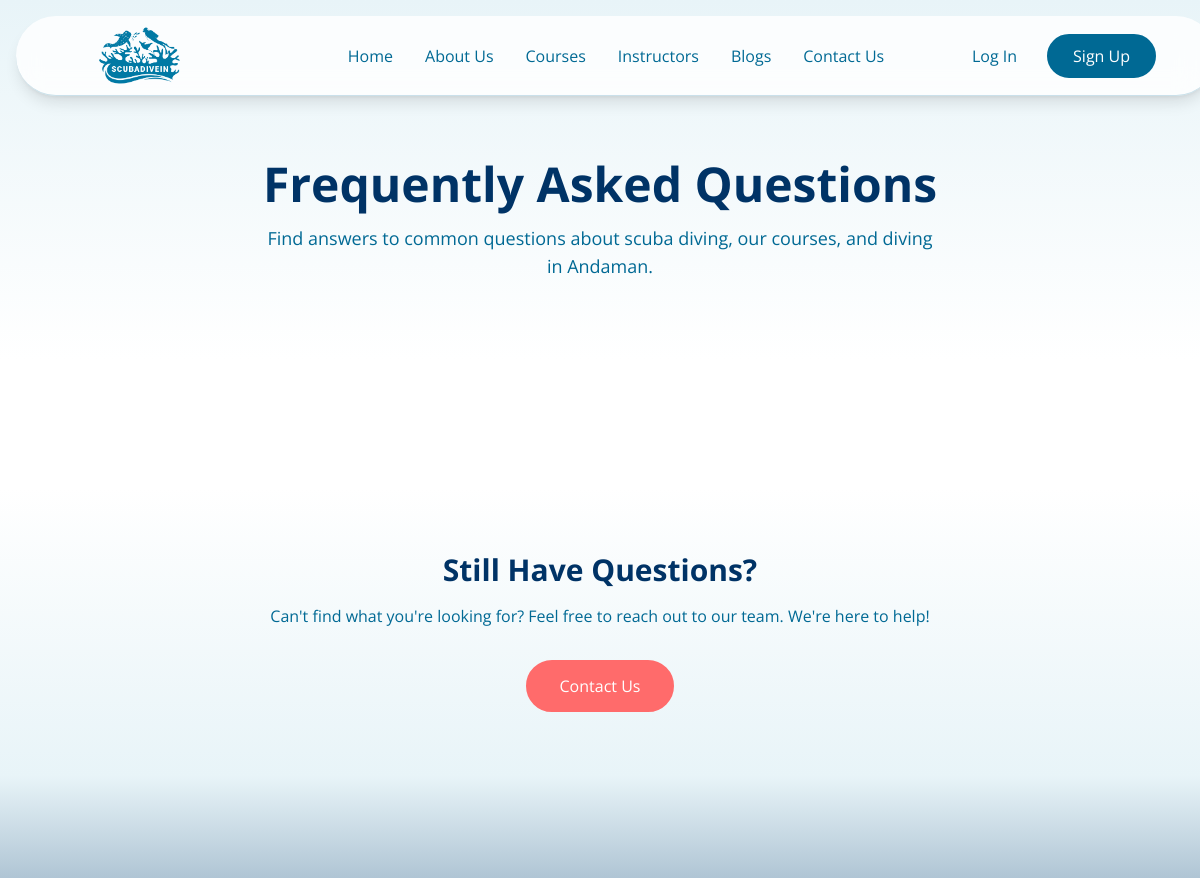
Page /faq/ (upper part) on the earlier database version.
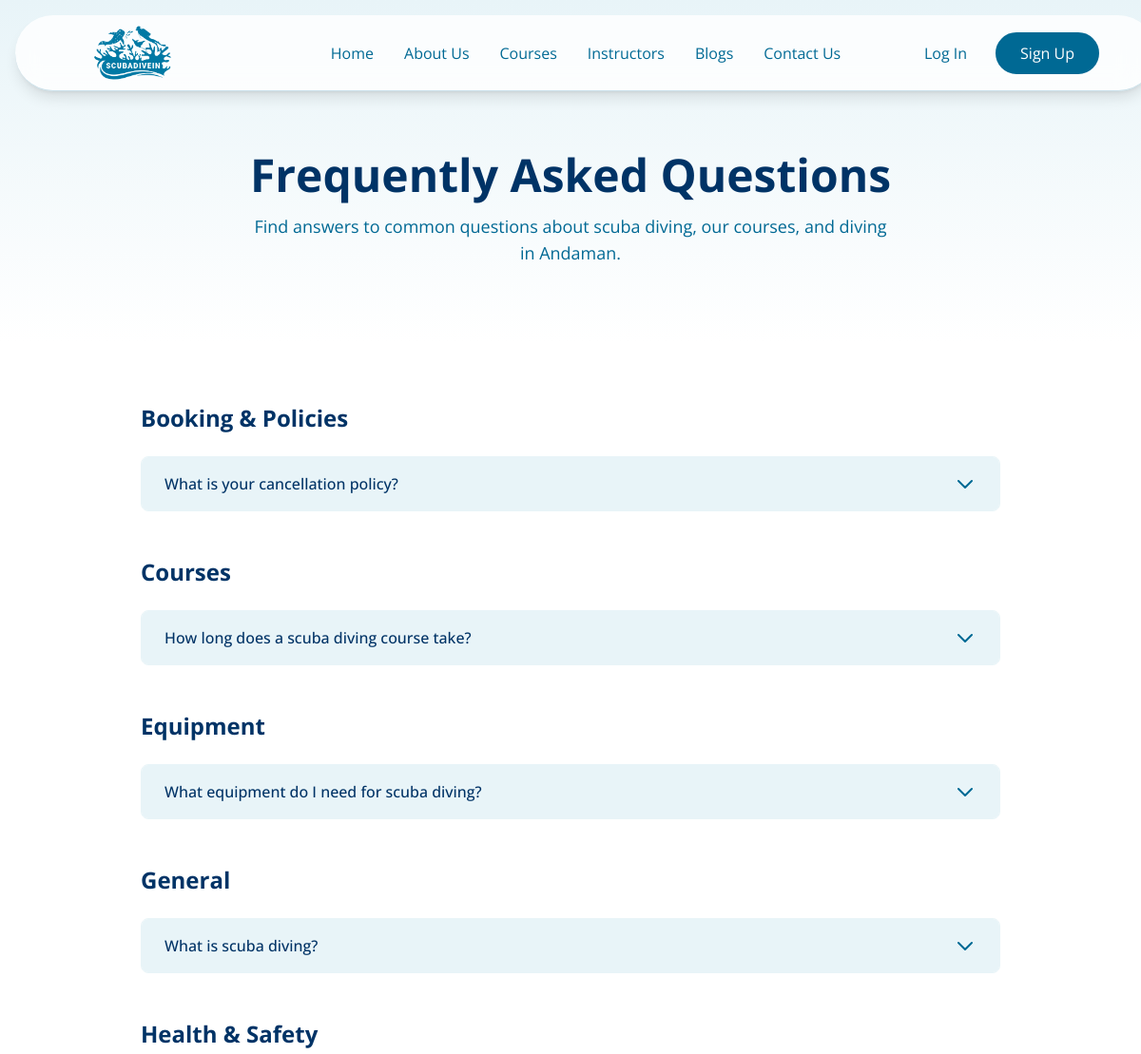
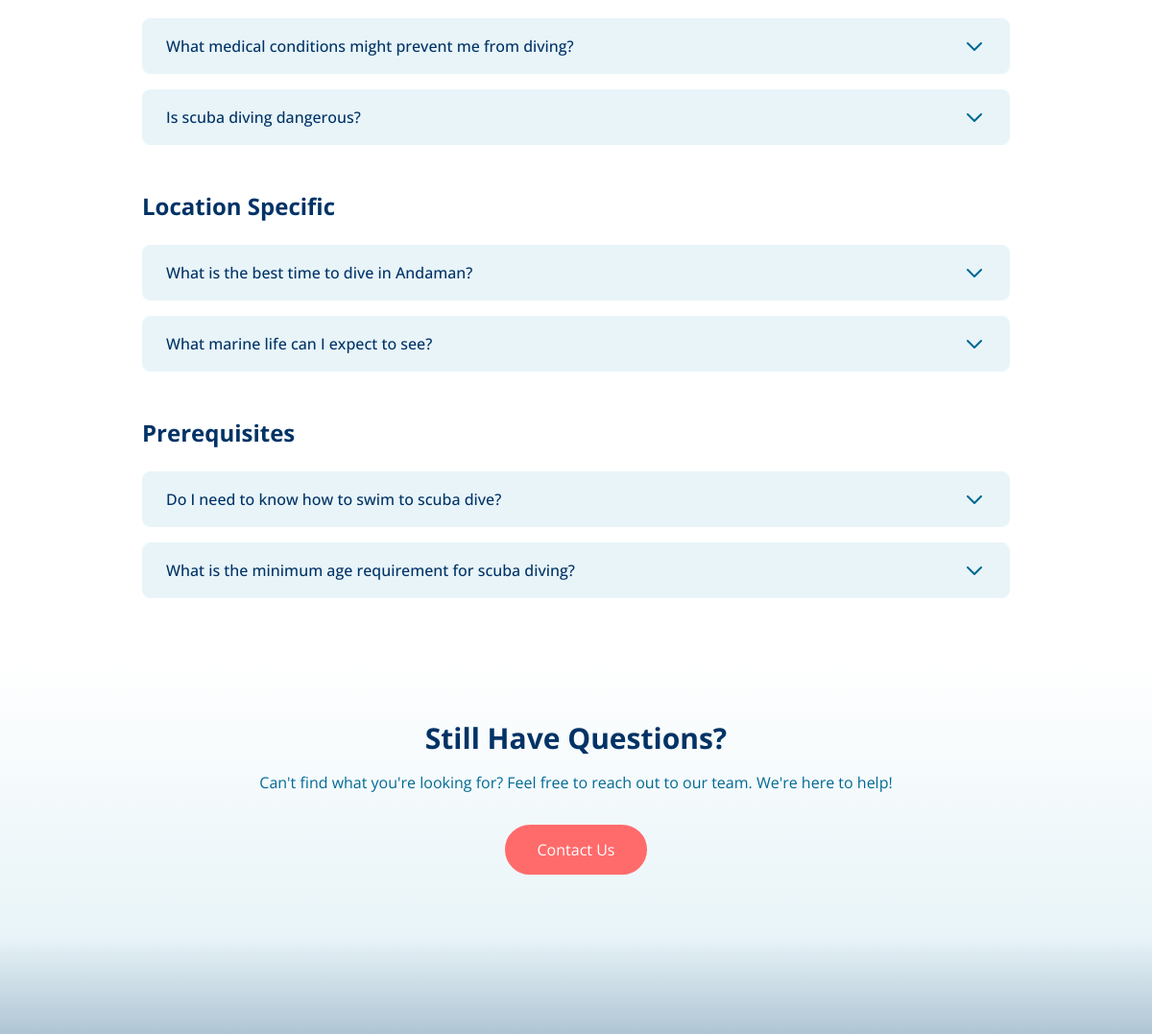
Same page on the later database version (2 pictures, top to bottom).
### mainSite/models.py (models this page shows, shortened)
class FAQ(models.Model):
    question = models.CharField(max_length=500)
    answer = models.TextField()
    category = models.CharField(max_length=100, blank=True)
    order = models.IntegerField(default=0)
    is_active = models.BooleanField(default=True)
    created_at = models.DateTimeField(auto_now_add=True)
    updated_at = models.DateTimeField(auto_now=True)
    class Meta:
        ordering = ['order', 'created_at']
        verbose_name = 'FAQ'
        verbose_name_plural = 'FAQs'

### mainSite/views.py (the view)
# urls.py: path('faq/', views.faq_page, name='faqPage'),
def faq_page(request):
    faqs = FAQ.objects.filter(is_active=True).order_by('category', 'order')
    faq_by_category = {}
    for faq in faqs:
        if faq.category not in faq_by_category:
            faq_by_category[faq.category] = []
        faq_by_category[faq.category].append(faq)
    context = {
        'faq_by_category': faq_by_category,
        'page_title': 'Frequently Asked Questions - ScubaDiveIn',
        'page_description': 'Find answers to common questions about scuba diving, courses, equipment, and diving in Andaman.'
    }
    return render(request, 'mainSite/faq.html', context)

### templates/mainSite/faq.html (shortened to what this page needs)
{% extends 'base.html' %}
{% load static %}
{% block content %}
<section class="relative pt-32 pb-16 md:pt-40 md:pb-20 bg-gradient-to-b from-wave to-white">
    <div class="container mx-auto px-[5%]">
        <div class="text-center">
            <h1 class="text-4xl md:text-5xl font-bold text-deep-blue mb-4">Frequently Asked Questions</h1>
            <p class="text-ocean-blue text-lg max-w-2xl mx-auto">Find answers to common questions about scuba diving, our courses, and diving in Andaman.</p>
        </div>
    </div>
</section>
<section class="py-16 bg-white">
    <div class="container mx-auto px-[5%]">
        {% for category, faqs in faq_by_category.items %}
        <div class="mb-12 last:mb-0">
            <h2 class="text-2xl font-bold text-deep-blue mb-6">{{ category }}</h2>
            <div class="space-y-4">
                {% for faq in faqs %}
                <div class="border border-wave rounded-lg overflow-hidden">
                    <button class="faq-toggle w-full text-left px-6 py-4 bg-wave hover:bg-wave/80 transition-colors flex items-center justify-between">
                        <span class="text-deep-blue font-medium pr-8">{{ faq.question }}</span>
                        <svg class="w-6 h-6 text-ocean-blue transform transition-transform" fill="none" stroke="currentColor" viewBox="0 0 24 24">
                            <path stroke-linecap="round" stroke-linejoin="round" stroke-width="2" d="M19 9l-7 7-7-7"></path>
                        </svg>
                    </button>
                </div>
                {% endfor %}
            </div>
        </div>
        {% endfor %}
    </div>
</section>
<section class="py-16 bg-gradient-to-b from-white to-wave">
    <div class="container mx-auto px-[5%] text-center">
        <h2 class="text-3xl font-bold text-deep-blue mb-4">Still Have Questions?</h2>
        <p class="text-ocean-blue mb-8 max-w-2xl mx-auto">Can't find what you're looking for? Feel free to reach out to our team. We're here to help!</p>
        <a href="{% url 'contactPage' %}" class="rounded-full inline-flex items-center justify-center border-2 border-coral bg-coral text-white hover:bg-white hover:text-coral px-8 py-3 transition-colors">
            Contact Us
        </a>
    </div>
</section>
{% endblock %}

Differences in the rows shown:
added FAQ: category "Booking & Policies", question "What is your cancellation policy?"
added FAQ: category "Courses", question "How long does a scuba diving course take?"
added FAQ: category "Equipment", question "What equipment do I need for scuba diving?"
added FAQ: category "General", question "What is scuba diving?"
added FAQ: category "Health & Safety", question "What medical conditions might prevent me from diving?"
added FAQ: question "Is scuba diving dangerous?", shown under "Health & Safety"
added FAQ: category "Location Specific", question "What is the best time to dive in Andaman?"
added FAQ: question "What marine life can I expect to see?", shown under "Location Specific"
added FAQ: category "Prerequisites", question "Do I need to know how to swim to scuba dive?"
added FAQ: question "What is the minimum age requirement for scuba diving?", shown under "Prerequisites"
